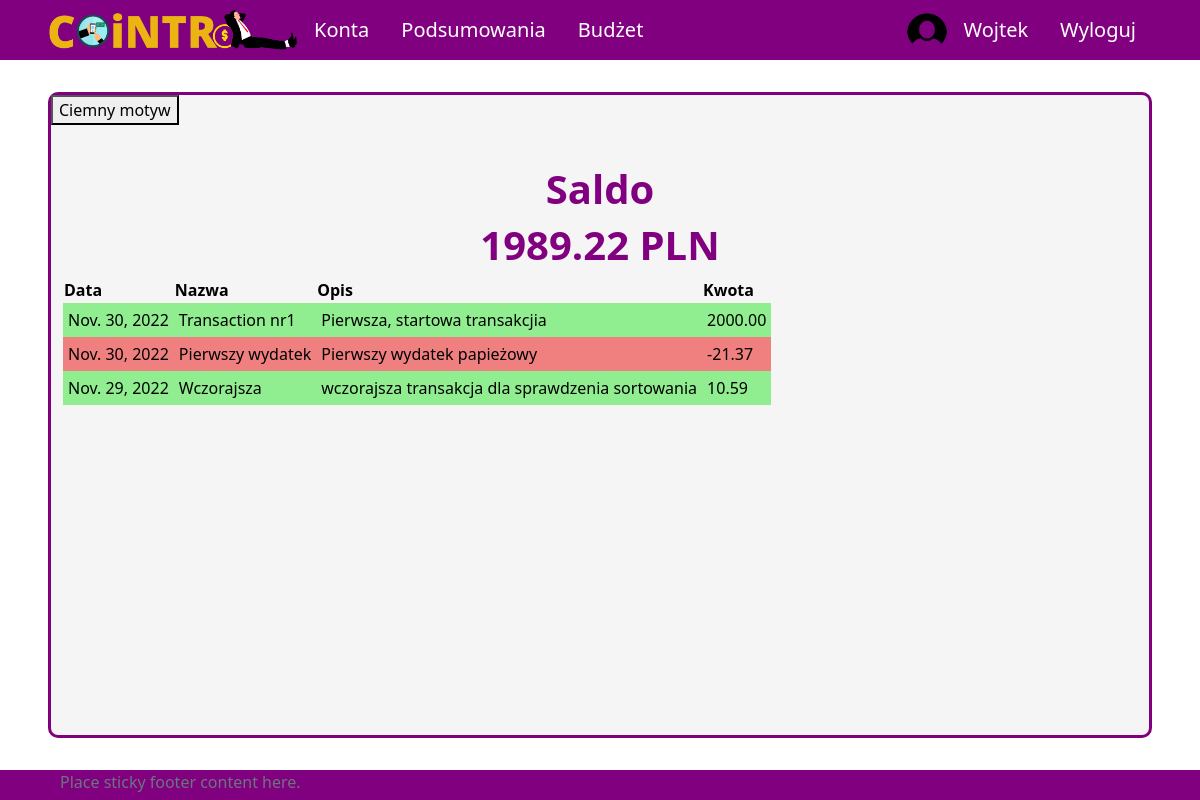
The app's page / (signed in), older data.
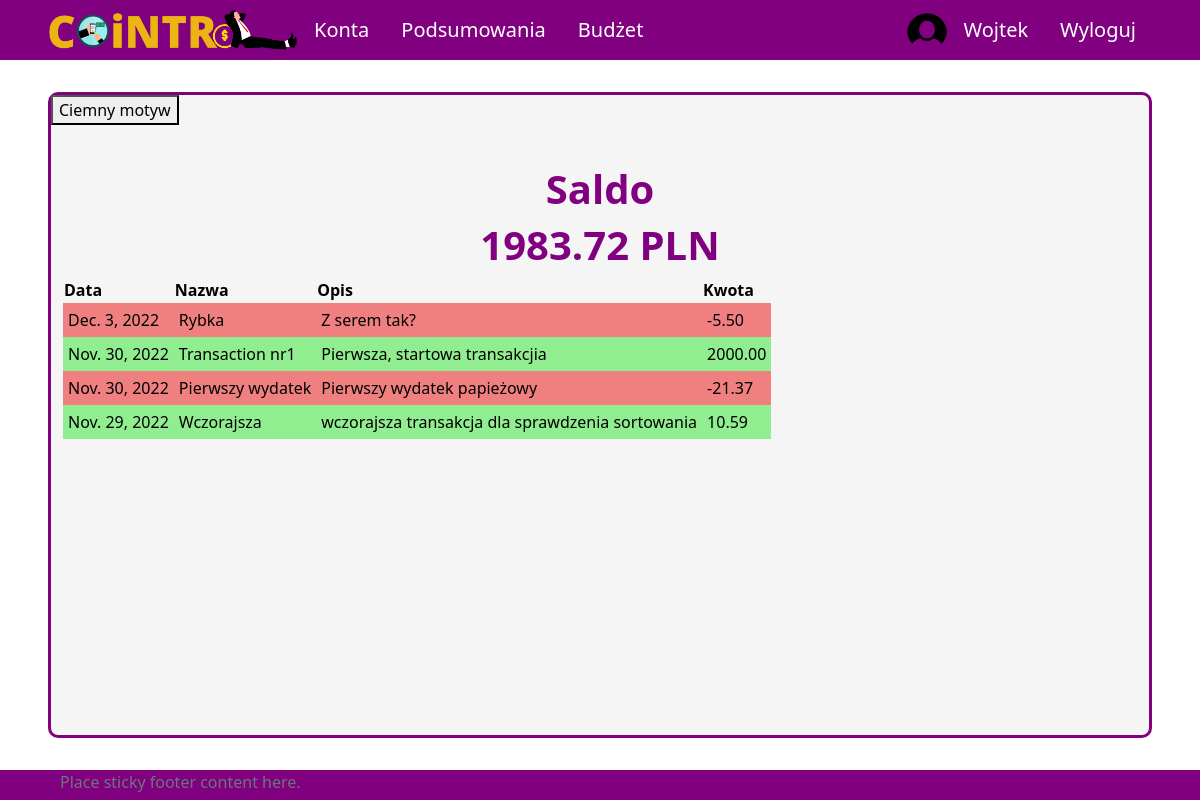
The same page, newer data.
### aplication/models.py (models this page shows, shortened)
class Transaction(models.Model):
    id_account = models.ForeignKey(Account, on_delete=models.CASCADE)
    id_user = models.ForeignKey(Profile, on_delete=models.SET_NULL, null=True) #konto z którego dokonano transakcji zostało usunięte ale transakcja ma pozostać
    id_subcategory = models.ForeignKey(Subcategory, on_delete=models.SET_NULL, null=True, blank=True) #umozliwienie usuniecia kategorii i podkategorii bez usuniecia transakcji
    name = models.CharField(max_length=50)
    is_periodic = models.BooleanField(default=False)
    amount = models.DecimalField(max_digits=10, decimal_places=2)
    converted_amount = models.DecimalField(max_digits=10, decimal_places=2)
    transaction_date = models.DateField()
    description = models.CharField(max_length=255, blank=True, null=True)
    id = models.UUIDField(default=uuid.uuid4, unique=True,
                            primary_key=True, editable=False)

### aplication/views.py (the view)
# urls.py: 2. Add a URL to urlpatterns:  path('', views.home, name='home')
def home(request):
    if request.user.is_authenticated:
        balance = 0
        acc = Account.objects.filter(owner=request.user.profile)
        transactions = Transaction.objects.filter(id_user=request.user.profile).order_by('-transaction_date')
        for a in acc:
            balance += a.calculate_balance()
        context = {
            "transactions": transactions,
            'profile_balance': balance
        }
        return render(request, 'application/home/home-login.html', context)
    else:
        return render(request, 'application/home/home-logout.html')

### aplication/models.py (called while the page is built)
    def calculate_balance(self):
        balance = 0
        transactions = Transaction.objects.filter(id_account=self)
        for transaction in transactions:
            balance += transaction.converted_amount
        return balance

### templates/application/home/home-login.html (shortened to what this page needs)
{% extends 'application/base.html' %}
{% block content %}
    <div class="title">
        <h1>Saldo</h1>
        <h1>{{ profile_balance }} PLN</h1>
    </div>
    <div class="content">
        <table>
            <tr>
                <th>Data</th>
                <th>Nazwa</th>
                <th>Opis</th>
                <th>Kwota</th>
            </tr>
            {% for tr in transactions %}
            {% if tr.converted_amount > 0 %}
            <tr class="transaction income">
            {% else %}
            <tr class="transaction expense">
            {% endif %}
                <td>{{ tr.transaction_date }}</td>
                <td>{{ tr.name }}</td>
                <td>{{ tr.description }}</td>
                <td>{{ tr.converted_amount }}</td>
            </tr>
            {% endfor %}
        </table>
    </div>
{% endblock  %}

### templates/application/base.html (shortened to what this page needs)
{%load static%}
<!DOCTYPE html>
<html lang="pl">
<head>
    <link href="https://cdn.jsdelivr.net/npm/bootstrap@5.2.2/dist/css/bootstrap.min.css" rel="stylesheet">
    <link rel="stylesheet" type="text/css" href="{% static 'css/style.css' %}">
</head>
<body onload="checkColorMode()">
    <nav class="nav">
        {% if user.is_authenticated %}
        <ul class="nav justify-content-start">
            <li class="nav-item"><a id="logo-link" class="nav-link" href="{% url 'home' %}">
                <img onmouseover="logoHover()" onmouseout="logoOut()" id="app-logo" src="{% static 'images/logo.png' %}">
            </a>
            <li class="nav-item"><a class="nav-link" href="{% url 'all-accounts' %}">Konta</a></li>
            <li class="nav-item"><a class="nav-link" href="#">Podsumowania</a></li>
            <li class="nav-item"><a class="nav-link" href="#">Budżet</a></li>
        </ul>
        <ul class="nav justify-content-end">
            <img src="{% static 'images/circle_user_image.png' %}", style="border-radius: 50%; width: 40px;">
            <li class="nav-item"><a class="nav-link" href="{% url 'profile' %}">{{ user.username }}</a></li>
            <li class="nav-item"><a class="nav-link" href="{% url 'logout' %}">Wyloguj</a></li>
        </ul>
        {% endif %}
    </nav>
    <div id = "site-content">
        <button onclick="darkMode()" id="dark-mode-button">Ciemny motyw</button>
        {% block content %}
        {% endblock %}
    </div>
    <footer class="footer">
        <div class="container">
            <span class="text-muted">Place sticky footer content here.</span>
        </div>
    </footer>
</body>
</html>

### aplication/static/css/style.css (style rules this page uses)
body { background-color: white; color: black; }
a.nav-link { color: white; font-size: 20px; }
ul.nav { align-items: center; }
nav.nav { height: 60px; background-color: purple; justify-content: space-between; padding-left: 4vw; padding-right: 4vw; }
#logo-link { padding: 0; }
#app-logo { width: 250px; }
#site-content { min-height: calc(100vh - 60px - 8vh - 30px); margin-top: 4vh; margin-bottom: 4vh; margin-left: 4vw; margin-right: 4vw; border: 3px solid purple; border-radius: 10px; background-color: whitesmoke; }
div.title { padding-top: 5vh; display: flex; align-items: center; flex-direction: column; }
div.title h1 { color: purple; font-size: 40px; font-weight: bold; }
div.content { padding-left: 1vw; padding-right: 1vw; }
tr.transaction > td { padding: 5px; }
tr.income { background-color: lightgreen; }
tr.expense { background-color: lightcoral; }
footer { height: 30px; background-color: purple; justify-content: space-between; padding-left: 4vw; padding-right: 4vw; }

Row changes from the older to the newer data that the page shows:
added Transaction: transaction_date "Dec. 3, 2022", name "Rybka", description "Z serem tak?", converted_amount "-5.50"
Text that changed along with them:
{{ profile_balance }}: "1989.22" → "1983.72"
